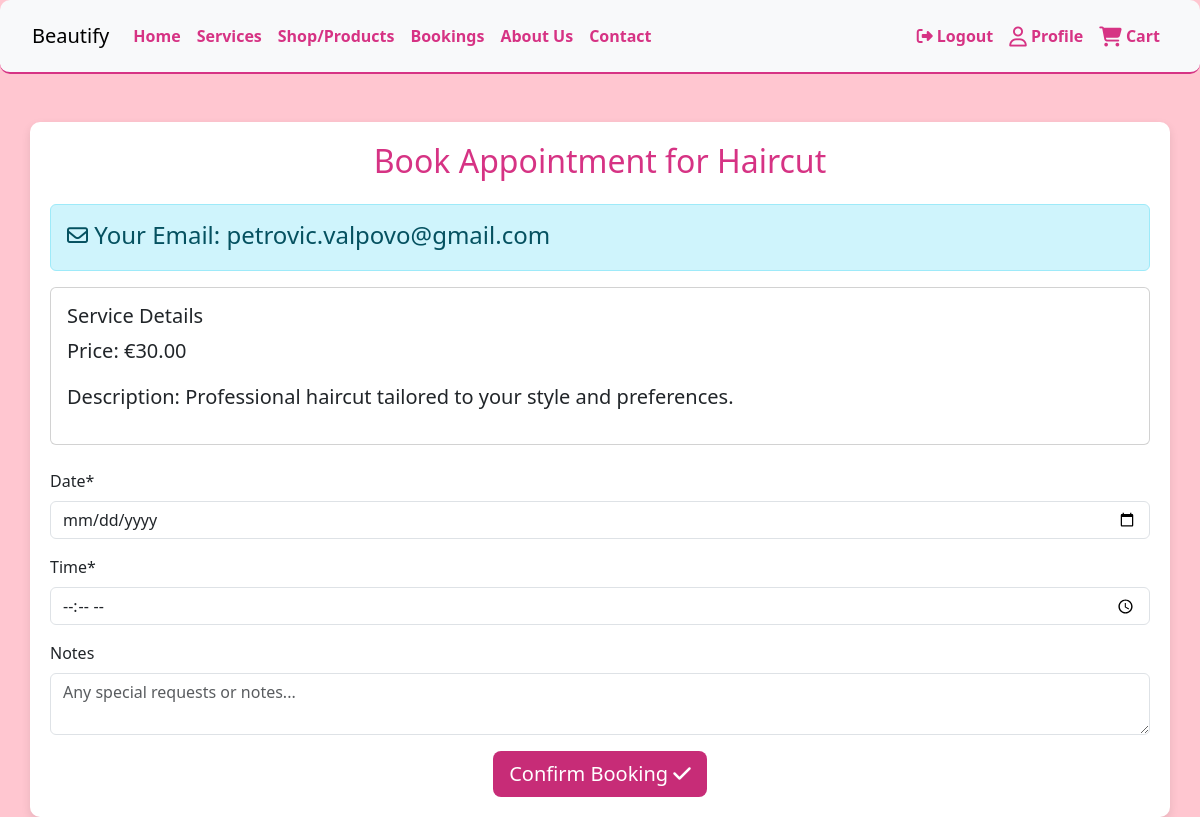
The page /bookings/book-appointment/2/ (signed in) on the database its author committed.
### services/models.py (models this page shows, shortened)
class Service(models.Model):
    category = models.ForeignKey(Category, on_delete=models.CASCADE, null=True)
    name = models.CharField(max_length=200)
    description = models.TextField(blank=True, default="")
    price = models.DecimalField(max_digits=10, decimal_places=2)
    duration = models.IntegerField(help_text="Duration in minutes", null=True, blank=True)
    image = models.ImageField(upload_to='services/', blank=True, default="default.jpg")
    special_offer = models.CharField(max_length=255, blank=True, null=True)

### bookings/views.py (the view)
# urls.py: path('book-appointment/<int:service_id>/', views.book_appointment, name='book_appointment'),
@login_required
def book_appointment(request, service_id):
    service = get_object_or_404(Service, id=service_id)
    if request.method == 'POST':
        form = AppointmentForm(request.POST)
        if form.is_valid():
            appointment = form.save(commit=False)
            appointment.user = request.user
            appointment.service = service
            appointment.save()
            messages.success(request, "Your appointment has been booked successfully!")
            return redirect('booking_success', appointment_id=appointment.id)
        else:
            print("Form errors:", form.errors)  # Output form errors
    else:
        form = AppointmentForm()
    context = {'form': form, 'service': service}
    return render(request, 'bookings/book_appointment.html', context)

### bookings/forms.py (shortened to what this page needs)
class AppointmentForm(forms.ModelForm):
    class Meta:
        model = Appointment
        fields = ['date', 'time', 'notes']
        widgets = {
            'date': forms.DateInput(attrs={'type': 'date', 'min': datetime.now().strftime('%Y-%m-%d')}),
            'time': forms.TimeInput(attrs={'type': 'time', 'min': '08:00', 'max': '17:00'}),
            'notes': forms.Textarea(attrs={'rows': 2, 'placeholder': 'Any special requests or notes...'}),
        }

### bookings/templates/bookings/book_appointment.html (shortened to what this page needs)
{% extends 'base.html' %}
{% load crispy_forms_tags %}
{% block content %}
<div class="container mt-5">
    <h2 class="text-center mb-4">Book Appointment for {{ service.name }}</h2>
    <div class="alert alert-info">
        <h4 class="mb-1"><i class="fa-regular fa-envelope fa-sm"></i> Your Email: {{ request.user.email }}</h4>
    </div>
    <div class="card mb-4">
        <div class="card-body">
            <h5 class="card-title">Service Details</h5>
            <p class="lead"><strong>Price:</strong> €{{ service.price }}</p>
            <p class="lead"><strong>Description:</strong> {{ service.description }}</p>
        </div>
    </div>
    <form method="post">
        {{ form|crispy }}
        <div class="text-center">
            <button type="submit" class="btn btn-service btn-lg">
                Confirm Booking <i class="fa-solid fa-check"></i>
            </button>
        </div>
    </form>
</div>
{% endblock %}

### static/css/styles.css (style rules this page uses)
body { background-color: rgba(255, 192, 203, 0.9) !important; }
.container { background-color: white; border-radius: 10px; box-shadow: 0 4px 10px rgba(0, 0, 0, 0.1); padding: 20px; }
h1, h2 { color: #d63384 !important; }
.btn-service { background-color: #c72c77; color: white; border: none; }

### rows shown on the page
Service: name "Haircut", price "30.00", description "Professional haircut tailored to your style and preferences."

### other values the page prints
{{ request.user.email }} "petrovic.valpovo@gmail.com"
